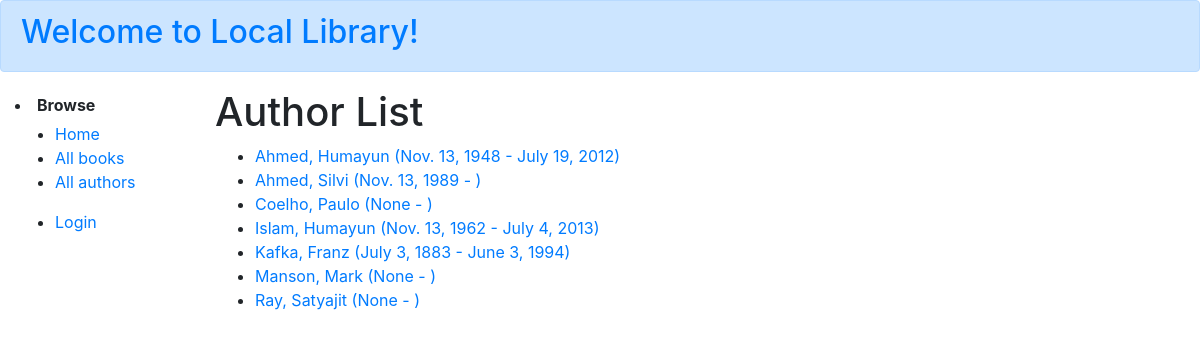
Screenshot of /catalog/authors/ with the database file from the repository.
### catalog/models.py (models this page shows)
class Author(models.Model):
    first_name = models.CharField(max_length=100)
    last_name = models.CharField(max_length=100)
    date_of_birth = models.DateField(null=True, blank=True)
    date_of_death = models.DateField('died', null=True, blank=True)
    biography = models.TextField(
    max_length=1000, help_text="Enter a brief description about the author")
    class Meta:
        ordering = ['last_name', 'first_name']
    def get_absolute_url(self):
        return reverse('author-detail', args=[str(self.id)])
    def __str__(self):
        return '{0}, {1}'.format(self.last_name, self.first_name)

### catalog/views.py (the view)
# urls.py: path('authors/', views.AuthorListView.as_view(), name='authors'),
class AuthorListView(generic.ListView):
    model = Author
    paginate_by = 10

### catalog/templates/catalog/author_list.html
{% extends "base_generic.html" %}
{% block content %}
<h1>Author List</h1>
{% if author_list %}
<ul>
    {% for author in author_list %}
    <li>
        <a href="{{ author.get_absolute_url }}">
            {{ author }} ({{author.date_of_birth}} - {% if author.date_of_death %}{{author.date_of_death}}{% endif %})
        </a>
    </li>
    {% endfor %}
</ul>
{% else %}
<p>There are no authors available.</p>
{% endif %}
{% endblock %}

### catalog/static/css/styles.css (style rules this page uses)
li { display: list-item; text-align: -webkit-match-parent; }

### rows the page displays
Author: last_name+first_name "Ahmed, Humayun", date_of_birth "Nov. 13, 1948", date_of_death "July 19, 2012"
Author: last_name+first_name "Ahmed, Silvi", date_of_birth "Nov. 13, 1989"
Author: last_name+first_name "Coelho, Paulo", date_of_birth "None"
Author: last_name+first_name "Islam, Humayun", date_of_birth "Nov. 13, 1962", date_of_death "July 4, 2013"
Author: last_name+first_name "Kafka, Franz", date_of_birth "July 3, 1883", date_of_death "June 3, 1994"
Author: last_name+first_name "Manson, Mark", date_of_birth "None"
Author: last_name+first_name "Ray, Satyajit", date_of_birth "None"
